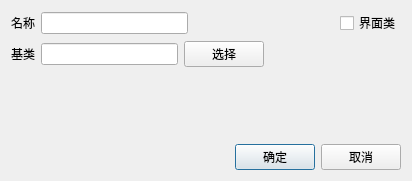
<?xml version="1.0" encoding="UTF-8"?>
<ui version="4.0">
 <class>JZNodeClassEditDialog</class>
 <widget class="QWidget" name="JZNodeClassEditDialog">
  <property name="geometry">
   <rect>
    <x>0</x>
    <y>0</y>
    <width>412</width>
    <height>181</height>
   </rect>
  </property>
  <property name="windowTitle">
   <string>新建工程</string>
  </property>
  <layout class="QVBoxLayout" name="verticalLayout">
   <item>
    <widget class="QWidget" name="widget" native="true">
     <layout class="QVBoxLayout" name="verticalLayout_2">
      <property name="leftMargin">
       <number>0</number>
      </property>
      <property name="topMargin">
       <number>0</number>
      </property>
      <property name="rightMargin">
       <number>0</number>
      </property>
      <property name="bottomMargin">
       <number>0</number>
      </property>
      <item>
       <layout class="QHBoxLayout" name="horizontalLayout_3">
        <item>
         <widget class="QLabel" name="label_3">
          <property name="text">
           <string>名称</string>
          </property>
         </widget>
        </item>
        <item>
         <widget class="QLineEdit" name="lineClassName"/>
        </item>
        <item>
         <spacer name="horizontalSpacer">
          <property name="orientation">
           <enum>Qt::Horizontal</enum>
          </property>
          <property name="sizeHint" stdset="0">
           <size>
            <width>40</width>
            <height>20</height>
           </size>
          </property>
         </spacer>
        </item>
        <item>
         <widget class="QCheckBox" name="boxIsUI">
          <property name="text">
           <string>界面类</string>
          </property>
         </widget>
        </item>
       </layout>
      </item>
      <item>
       <layout class="QHBoxLayout" name="horizontalLayout">
        <item>
         <widget class="QLabel" name="label">
          <property name="text">
           <string>基类</string>
          </property>
         </widget>
        </item>
        <item>
         <widget class="QLineEdit" name="lineBaseClass"/>
        </item>
        <item>
         <widget class="QPushButton" name="btnSelect">
          <property name="text">
           <string>选择</string>
          </property>
         </widget>
        </item>
        <item>
         <spacer name="horizontalSpacer_3">
          <property name="orientation">
           <enum>Qt::Horizontal</enum>
          </property>
          <property name="sizeHint" stdset="0">
           <size>
            <width>40</width>
            <height>20</height>
           </size>
          </property>
         </spacer>
        </item>
       </layout>
      </item>
     </layout>
    </widget>
   </item>
   <item>
    <spacer name="verticalSpacer">
     <property name="orientation">
      <enum>Qt::Vertical</enum>
     </property>
     <property name="sizeHint" stdset="0">
      <size>
       <width>20</width>
       <height>40</height>
      </size>
     </property>
    </spacer>
   </item>
   <item>
    <widget class="QWidget" name="widget_3" native="true">
     <layout class="QHBoxLayout" name="horizontalLayout_2">
      <property name="leftMargin">
       <number>0</number>
      </property>
      <property name="topMargin">
       <number>0</number>
      </property>
      <property name="rightMargin">
       <number>0</number>
      </property>
      <property name="bottomMargin">
       <number>0</number>
      </property>
      <item>
       <spacer name="horizontalSpacer_2">
        <property name="orientation">
         <enum>Qt::Horizontal</enum>
        </property>
        <property name="sizeHint" stdset="0">
         <size>
          <width>296</width>
          <height>20</height>
         </size>
        </property>
       </spacer>
      </item>
      <item>
       <widget class="QPushButton" name="btnOk">
        <property name="text">
         <string>确定</string>
        </property>
        <property name="autoDefault">
         <bool>true</bool>
        </property>
        <property name="default">
         <bool>true</bool>
        </property>
       </widget>
      </item>
      <item>
       <widget class="QPushButton" name="btnCancel">
        <property name="text">
         <string>取消</string>
        </property>
        <property name="autoDefault">
         <bool>false</bool>
        </property>
       </widget>
      </item>
     </layout>
    </widget>
   </item>
  </layout>
 </widget>
 <layoutdefault spacing="6" margin="11"/>
 <resources>
  <include location="../../JZNodeEditor.qrc"/>
 </resources>
 <connections/>
</ui>
